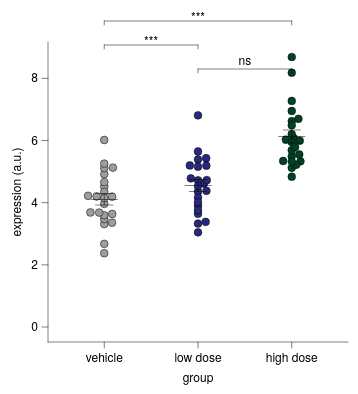

Source (Vega-Lite JSON):
### Vega-Lite specification from a JSON file in a GitHub repository (floating-point values rounded to 4 significant figures)
{"background": null, "config": {"arc": {"fill": "#DBDBDB", "fillOpacity": 1.0, "innerRadius": 37.5, "padAngle": 0.03, "stroke": "black", "strokeOpacity": 1, "strokeWidth": 0.25}, "area": {"fill": "#DBDBDB", "fillOpacity": 1.0, "stroke": "black", "strokeOpacity": 1, "strokeWidth": 0.25}, "axis": {"domain": true, "domainCap": "round", "domainColor": "black", "domainWidth": 0.25, "grid": false, "gridCap": "round", "gridColor": "#F1F1F1", "gridDash": [0, 0], "gridOpacity": 1.0, "gridWidth": 0.25, "labelColor": "black", "labelFont": "Helvetica Neue, HelveticaNeue, Helvetica, Arial, sans-serif", "labelFontSize": 6, "labelFontStyle": "normal", "labelFontWeight": 400, "offset": 0, "ticks": true, "tickCap": "round", "tickColor": "black", "tickRound": false, "tickSize": 3.0, "tickWidth": 0.25, "titleColor": "black", "titleFont": "Helvetica Neue, HelveticaNeue, Helvetica, Arial, sans-serif", "titleFontSize": 6, "titleFontStyle": "normal", "titleFontWeight": 400}, "axisX": {"domain": true, "labelAlign": "center", "labelAngle": 0, "labels": true, "ticks": true, "translate": 0}, "axisY": {"domain": true, "labelAlign": "right", "labelAngle": 0, "labels": true, "ticks": true, "translate": 0}, "axisRight": {"domain": true, "labelAlign": "left", "labelAngle": 0, "labels": true, "ticks": true, "translate": 0}, "axisTop": {"domain": true, "labelAlign": "center", "labelAngle": 0, "labels": true, "ticks": true, "translate": 0}, "axisBand": {"tickOffset": 0}, "bar": {"fill": "#DBDBDB", "fillOpacity": 1.0, "stroke": "black", "strokeOpacity": 1, "strokeWidth": 0.25}, "boxplot": {"size": 13.5, "ticks": {"cornerRadius": 0.25, "fill": "black", "opacity": 1, "size": 6.75, "thickness": 0.25}, "box": {"fillOpacity": 1.0, "stroke": "black", "strokeOpacity": 1, "strokeWidth": 0.25}, "median": {"cornerRadius": 0, "fill": "black", "fillOpacity": 1.0, "opacity": 1, "size": 13.5, "thickness": 0.25}, "rule": {"fill": "black", "fillOpacity": 1.0, "size": 15.0, "stroke": "black", "strokeDash": [0, 0], "strokeOpacity": 1, "strokeWidth": 0.25}, "outliers": {"color": "black", "fill": "black", "fillOpacity": 1.0, "size": 0, "stroke": "black", "strokeOpacity": 1, "strokeWidth": 0.25}}, "circle": {"fill": "black", "fillOpacity": 1.0, "size": 1.875, "stroke": null, "strokeOpacity": 1, "strokeWidth": 0.25}, "errorband": {"band": {"fillOpacity": 0.6, "stroke": null, "strokeWidth": 0.25, "strokeOpacity": 1}, "borders": {"opacity": 0, "strokeOpacity": 1, "strokeWidth": 0.25}}, "errorbar": {"opacity": 1, "rule": {"strokeDash": [0, 0], "strokeWidth": 0.25}, "ticks": {"color": "black", "cornerRadius": 0.125, "opacity": 1, "size": 9.0, "thickness": 0.25}, "thickness": 0.25}, "font": "Helvetica Neue, HelveticaNeue, Helvetica, Arial, sans-serif", "geoshape": {"fill": "#DBDBDB", "fillOpacity": 1.0, "stroke": "black", "strokeOpacity": 1, "strokeWidth": 0.25}, "header": {"labelColor": "black", "labelFont": "Helvetica Neue, HelveticaNeue, Helvetica, Arial, sans-serif", "labelFontSize": 6, "labelFontStyle": "normal", "labelFontWeight": 400, "titleColor": "black", "titleFont": "Helvetica Neue, HelveticaNeue, Helvetica, Arial, sans-serif", "titleFontSize": 6, "titleFontStyle": "normal", "titleFontWeight": 400, "titlePadding": 0}, "legend": {"disable": false, "offset": 4.5, "titlePadding": 4, "labelOffset": 2, "gradientLabelOffset": 2, "columnPadding": 4, "rowPadding": 2, "gradientThickness": 5, "gradientOpacity": 1.0, "gradientStrokeColor": "black", "gradientStrokeWidth": 0.25, "labelColor": "black", "labelFont": "Helvetica Neue, HelveticaNeue, Helvetica, Arial, sans-serif", "labelFontSize": 6, "labelFontStyle": "normal", "labelFontWeight": 400, "strokeColor": "black", "strokeWidth": 0, "symbolSize": 36, "symbolStrokeColor": "black", "symbolStrokeWidth": 0.25, "titleColor": "black", "titleFont": "Helvetica Neue, HelveticaNeue, Helvetica, Arial, sans-serif", "titleFontSize": 6, "titleFontStyle": "normal", "titleFontWeight": 400}, "line": {"color": "black", "stroke": "black", "strokeCap": "butt", "strokeDash": [0, 0], "strokeOpacity": 1, "strokeWidth": 0.5}, "point": {"filled": true, "fill": "#DBDBDB", "fillOpacity": 1.0, "size": 7.5, "stroke": "black", "strokeOpacity": 1, "strokeWidth": 0.25}, "range": {"category": ["#9D9D9D", "#28287D", "#004225", "#47266F", "#00605D", "#DBDBDB", "#7983C1", "#6E927B", "#937FB4", "#699A97"], "diverging": {"scheme": ["#4F4265", "#6A5C82", "#85789D", "#A196B7", "#BDB5CE", "#D8D6DD", "#F6F6F6", "#CED8D7", "#9DBFBD", "#75A3A0", "#518683", "#326967", "#164D4B"]}, "heatmap": {"scheme": ["#440154", "#472270", "#433E82", "#38598C", "#2C728E", "#238A8D", "#24A086", "#39B578", "#5DC862", "#96D646", "#CAE02D", "#FDE724"]}, "ordinal": {"scheme": ["#F1F1F1", "#DBDBDB", "#C6C6C6", "#B2B2B2", "#9D9D9D", "#898989", "#767676", "#636363", "#515151", "#404040", "#2F2F2F", "#1F1F1F"]}, "ramp": {"scheme": ["#440154", "#472270", "#433E82", "#38598C", "#2C728E", "#238A8D", "#24A086", "#39B578", "#5DC862", "#96D646", "#CAE02D", "#FDE724"]}}, "rule": {"color": "black", "stroke": "black", "strokeCap": "round", "strokeDash": [2, 2], "strokeOpacity": 1, "strokeWidth": 0.25}, "scale": {"barBandPaddingInner": 0.1, "rectBandPaddingInner": 0, "tickBandPaddingInner": 0.1, "bandPaddingOuter": 0.1, "bandWithNestedOffsetPaddingInner": 0.2, "bandWithNestedOffsetPaddingOuter": 0.2, "offsetBandPaddingInner": 0, "offsetBandPaddingOuter": 0, "continuousPadding": 7.5, "round": false}, "rect": {"fill": "#DBDBDB", "fillOpacity": 1.0, "stroke": "black", "strokeOpacity": 1, "strokeWidth": 0.25}, "square": {"fill": "#DBDBDB", "fillOpacity": 1.0, "size": 15.0, "stroke": "black", "strokeOpacity": 1, "strokeWidth": 0.25}, "text": {"color": "black", "font": "Helvetica Neue, HelveticaNeue, Helvetica, Arial, sans-serif", "fontSize": 6, "fontStyle": "normal", "fontWeight": 400}, "tick": {"color": "black", "cornerRadius": 0.125, "opacity": 1.0, "size": 13.5, "thickness": 0.25}, "title": {"anchor": "middle", "frame": "group", "color": "black", "font": "Helvetica Neue, HelveticaNeue, Helvetica, Arial, sans-serif", "fontSize": 6, "fontStyle": "normal", "fontWeight": 400, "subtitleColor": "black", "subtitleFont": "Helvetica Neue, HelveticaNeue, Helvetica, Arial, sans-serif", "subtitleFontSize": 6, "subtitleFontStyle": "normal", "subtitleFontWeight": 400}, "trail": {"color": "black", "opacity": 1, "size": 0.5}, "view": {"continuousWidth": 150, "continuousHeight": 150, "discreteWidth": 150, "discreteHeight": 150, "fill": null, "stroke": null, "strokeWidth": 0.25}}, "layer": [{"data": {"name": "data-3a4329221f0690256db0e8c4ffd5592d"}, "mark": {"type": "circle", "opacity": 1.0, "size": 15.0, "stroke": "black", "strokeOpacity": 1, "strokeWidth": 0.25}, "encoding": {"color": {"field": "group", "legend": null, "scale": {"domain": ["vehicle", "low dose", "high dose"]}, "sort": ["vehicle", "low dose", "high dose"], "title": null, "type": "nominal"}, "x": {"axis": {}, "field": "group", "scale": {"domain": ["vehicle", "low dose", "high dose"]}, "sort": ["vehicle", "low dose", "high dose"], "title": "group", "type": "nominal"}, "xOffset": {"field": "beeswarm_x", "scale": {"domain": [-8.09, 8.09], "range": [10.66, 26.84]}, "type": "quantitative"}, "y": {"field": "expr", "title": "expression (a.u.)", "type": "quantitative", "scale": {"nice": false}}}}, {"data": {"name": "data-8760c3c47ed2be55f7a1dc1a4516e5aa"}, "mark": {"type": "errorbar"}, "encoding": {"x": {"axis": {}, "field": "group", "scale": {"domain": ["vehicle", "low dose", "high dose"]}, "sort": ["vehicle", "low dose", "high dose"], "title": "group", "type": "nominal"}, "y": {"field": "__mean", "title": "expression (a.u.)", "type": "quantitative", "scale": {"nice": false}}, "yError": {"field": "__error"}}}, {"data": {"name": "data-8760c3c47ed2be55f7a1dc1a4516e5aa"}, "mark": {"type": "tick"}, "encoding": {"x": {"axis": {}, "field": "group", "scale": {"domain": ["vehicle", "low dose", "high dose"]}, "sort": ["vehicle", "low dose", "high dose"], "title": "group", "type": "nominal"}, "y": {"field": "__mean", "title": "expression (a.u.)", "type": "quantitative", "scale": {"nice": false}}}}, {"layer": [{"layer": [{"data": {"values": [{"x": "vehicle", "x2": "low dose", "y": 8.687, "__dysonsphere__": 1}]}, "mark": {"type": "rule", "strokeCap": "round", "strokeDash": [0, 0], "strokeWidth": 0.25, "yOffset": 6.0}, "encoding": {"x": {"value": 121.9}, "x2": {"value": 75.0}, "y": {"field": "y", "type": "quantitative", "scale": {"nice": false}}}}, {"data": {"values": [{"x": "vehicle", "y": 8.687, "y2": 8.687, "__dysonsphere__": 1}]}, "mark": {"type": "rule", "strokeCap": "round", "strokeDash": [0, 0], "strokeWidth": 0.25, "y2Offset": 8.0, "yOffset": 6.0}, "encoding": {"x": {"value": 121.9}, "y": {"field": "y", "type": "quantitative", "scale": {"nice": false}}, "y2": {"field": "y2"}}}, {"data": {"values": [{"x": "low dose", "y": 8.687, "y2": 8.687, "__dysonsphere__": 1}]}, "mark": {"type": "rule", "strokeCap": "round", "strokeDash": [0, 0], "strokeWidth": 0.25, "y2Offset": 8.0, "yOffset": 6.0}, "encoding": {"x": {"value": 75.0}, "y": {"field": "y", "type": "quantitative", "scale": {"nice": false}}, "y2": {"field": "y2"}}}, {"data": {"values": [{"y": 8.687, "label": "ns", "__dysonsphere__": 1}]}, "mark": {"type": "text", "align": "center", "dy": 2.0, "fontSize": 6}, "encoding": {"text": {"field": "label", "type": "nominal"}, "x": {"value": 98.44}, "y": {"field": "y", "type": "quantitative", "scale": {"nice": false}}}}]}, {"layer": [{"data": {"values": [{"x": "low dose", "x2": "high dose", "y": 8.687, "__dysonsphere__": 1}]}, "mark": {"type": "rule", "strokeCap": "round", "strokeDash": [0, 0], "strokeWidth": 0.25, "yOffset": -6.0}, "encoding": {"x": {"value": 75.0}, "x2": {"value": 28.12}, "y": {"field": "y", "type": "quantitative", "scale": {"nice": false}}}}, {"data": {"values": [{"x": "low dose", "y": 8.687, "y2": 8.687, "__dysonsphere__": 1}]}, "mark": {"type": "rule", "strokeCap": "round", "strokeDash": [0, 0], "strokeWidth": 0.25, "y2Offset": -4.0, "yOffset": -6.0}, "encoding": {"x": {"value": 75.0}, "y": {"field": "y", "type": "quantitative", "scale": {"nice": false}}, "y2": {"field": "y2"}}}, {"data": {"values": [{"x": "high dose", "y": 8.687, "y2": 8.687, "__dysonsphere__": 1}]}, "mark": {"type": "rule", "strokeCap": "round", "strokeDash": [0, 0], "strokeWidth": 0.25, "y2Offset": -4.0, "yOffset": -6.0}, "encoding": {"x": {"value": 28.12}, "y": {"field": "y", "type": "quantitative", "scale": {"nice": false}}, "y2": {"field": "y2"}}}, {"data": {"values": [{"y": 8.687, "label": "***", "__dysonsphere__": 1}]}, "mark": {"type": "text", "align": "center", "dy": -8.0, "fontSize": 6}, "encoding": {"text": {"field": "label", "type": "nominal"}, "x": {"value": 51.56}, "y": {"field": "y", "type": "quantitative", "scale": {"nice": false}}}}]}, {"layer": [{"data": {"values": [{"x": "vehicle", "x2": "high dose", "y": 8.687, "__dysonsphere__": 1}]}, "mark": {"type": "rule", "strokeCap": "round", "strokeDash": [0, 0], "strokeWidth": 0.25, "yOffset": -18.0}, "encoding": {"x": {"value": 121.9}, "x2": {"value": 28.12}, "y": {"field": "y", "type": "quantitative", "scale": {"nice": false}}}}, {"data": {"values": [{"x": "vehicle", "y": 8.687, "y2": 8.687, "__dysonsphere__": 1}]}, "mark": {"type": "rule", "strokeCap": "round", "strokeDash": [0, 0], "strokeWidth": 0.25, "y2Offset": -16.0, "yOffset": -18.0}, "encoding": {"x": {"value": 121.9}, "y": {"field": "y", "type": "quantitative", "scale": {"nice": false}}, "y2": {"field": "y2"}}}, {"data": {"values": [{"x": "high dose", "y": 8.687, "y2": 8.687, "__dysonsphere__": 1}]}, "mark": {"type": "rule", "strokeCap": "round", "strokeDash": [0, 0], "strokeWidth": 0.25, "y2Offset": -16.0, "yOffset": -18.0}, "encoding": {"x": {"value": 28.12}, "y": {"field": "y", "type": "quantitative", "scale": {"nice": false}}, "y2": {"field": "y2"}}}, {"data": {"values": [{"y": 8.687, "label": "***", "__dysonsphere__": 1}]}, "mark": {"type": "text", "align": "center", "dy": -20.0, "fontSize": 6}, "encoding": {"text": {"field": "label", "type": "nominal"}, "x": {"value": 75.0}, "y": {"field": "y", "type": "quantitative", "scale": {"nice": false}}}}]}], "name": "__dysonsphere_9bad20b1b33af78c_55"}], "$schema": "https://vega.github.io/schema/vega-lite/v6.4.1.json", "datasets": {"data-3a4329221f0690256db0e8c4ffd5592d": [{"group": "vehicle", "expr": 3.358, "beeswarm_x": 3.905}, {"group": "vehicle", "expr": 4.194, "beeswarm_x": 3.948}, {"group": "vehicle", "expr": 2.675, "beeswarm_x": 0.0}, {"group": "vehicle", "expr": 4.525, "beeswarm_x": 0.0}, {"group": "vehicle", "expr": 4.915, "beeswarm_x": 0.0}, {"group": "vehicle", "expr": 3.638, "beeswarm_x": 3.997}, {"group": "vehicle", "expr": 4.344, "beeswarm_x": 0.0}, {"group": "vehicle", "expr": 4.201, "beeswarm_x": -3.81}, {"group": "vehicle", "expr": 3.685, "beeswarm_x": -6.911}, {"group": "vehicle", "expr": 3.31, "beeswarm_x": 0.0}, {"group": "vehicle", "expr": 2.374, "beeswarm_x": 0.0}, {"group": "vehicle", "expr": 5.128, "beeswarm_x": 4.33}, {"group": "vehicle", "expr": 3.962, "beeswarm_x": 0.0}, {"group": "vehicle", "expr": 6.018, "beeswarm_x": 0.0}, {"group": "vehicle", "expr": 4.661, "beeswarm_x": 0.0}, {"group": "vehicle", "expr": 4.222, "beeswarm_x": -8.09}, {"group": "vehicle", "expr": 3.474, "beeswarm_x": 0.0}, {"group": "vehicle", "expr": 5.114, "beeswarm_x": 0.0}, {"group": "vehicle", "expr": 3.595, "beeswarm_x": 0.0}, {"group": "vehicle", "expr": 5.256, "beeswarm_x": 0.0}, {"group": "vehicle", "expr": 3.681, "beeswarm_x": -2.543}, {"group": "vehicle", "expr": 4.149, "beeswarm_x": 0.0}, {"group": "low dose", "expr": 3.33, "beeswarm_x": 0.0}, {"group": "low dose", "expr": 6.809, "beeswarm_x": 0.0}, {"group": "low dose", "expr": 4.615, "beeswarm_x": 2.979}, {"group": "low dose", "expr": 4.353, "beeswarm_x": 0.0}, {"group": "low dose", "expr": 5.43, "beeswarm_x": 4.085}, {"group": "low dose", "expr": 3.898, "beeswarm_x": 0.0}, {"group": "low dose", "expr": 5.391, "beeswarm_x": 0.0}, {"group": "low dose", "expr": 3.646, "beeswarm_x": 0.0}, {"group": "low dose", "expr": 5.191, "beeswarm_x": 4.177}, {"group": "low dose", "expr": 3.76, "beeswarm_x": 0.0}, {"group": "low dose", "expr": 3.047, "beeswarm_x": 0.0}, {"group": "low dose", "expr": 4.166, "beeswarm_x": 0.0}, {"group": "low dose", "expr": 3.382, "beeswarm_x": 3.828}, {"group": "low dose", "expr": 5.198, "beeswarm_x": -4.077}, {"group": "low dose", "expr": 4.72, "beeswarm_x": 0.0}, {"group": "low dose", "expr": 5.159, "beeswarm_x": 0.0}, {"group": "low dose", "expr": 4.782, "beeswarm_x": -3.585}, {"group": "low dose", "expr": 4.382, "beeswarm_x": 4.224}, {"group": "low dose", "expr": 4.725, "beeswarm_x": 4.364}, {"group": "low dose", "expr": 5.647, "beeswarm_x": 0.0}, {"group": "low dose", "expr": 4.535, "beeswarm_x": 0.0}, {"group": "low dose", "expr": 4.014, "beeswarm_x": 0.0}, {"group": "high dose", "expr": 5.33, "beeswarm_x": 4.359}, {"group": "high dose", "expr": 6.078, "beeswarm_x": 1.025}, {"group": "high dose", "expr": 5.55, "beeswarm_x": 3.761}, {"group": "high dose", "expr": 8.181, "beeswarm_x": 0.0}, {"group": "high dose", "expr": 5.121, "beeswarm_x": 0.0}, {"group": "high dose", "expr": 5.218, "beeswarm_x": 2.2}, {"group": "high dose", "expr": 5.994, "beeswarm_x": 4.005}, {"group": "high dose", "expr": 6.95, "beeswarm_x": 0.0}, {"group": "high dose", "expr": 6.032, "beeswarm_x": -2.955}, {"group": "high dose", "expr": 5.342, "beeswarm_x": -4.3}, {"group": "high dose", "expr": 5.493, "beeswarm_x": 0.0}, {"group": "high dose", "expr": 5.949, "beeswarm_x": 0.0}, {"group": "high dose", "expr": 7.273, "beeswarm_x": 0.0}, {"group": "high dose", "expr": 5.322, "beeswarm_x": 0.0}, {"group": "high dose", "expr": 6.209, "beeswarm_x": 0.0}, {"group": "high dose", "expr": 5.687, "beeswarm_x": 0.0}, {"group": "high dose", "expr": 6.625, "beeswarm_x": 0.0}, {"group": "high dose", "expr": 6.697, "beeswarm_x": 3.335}, {"group": "high dose", "expr": 4.835, "beeswarm_x": 0.0}, {"group": "high dose", "expr": 8.687, "beeswarm_x": 0.0}, {"group": "high dose", "expr": 6.49, "beeswarm_x": 0.0}, {"group": "high dose", "expr": 5.791, "beeswarm_x": 1.669}], "data-8760c3c47ed2be55f7a1dc1a4516e5aa": [{"group": "vehicle", "__mean": 4.113, "__error": 0.1847, "__dysonsphere__": 1}, {"group": "low dose", "__mean": 4.554, "__error": 0.1895, "__dysonsphere__": 1}, {"group": "high dose", "__mean": 6.13, "__error": 0.208, "__dysonsphere__": 1}]}}
